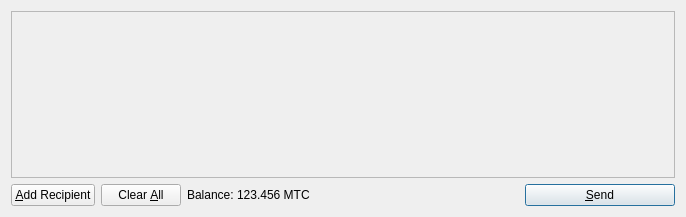
<?xml version="1.0" encoding="UTF-8"?>
<ui version="4.0">
 <class>SendCoinsDialog</class>
 <widget class="QDialog" name="SendCoinsDialog">
  <property name="geometry">
   <rect>
    <x>0</x>
    <y>0</y>
    <width>686</width>
    <height>217</height>
   </rect>
  </property>
  <property name="windowTitle">
   <string>Send Coins</string>
  </property>
  <layout class="QVBoxLayout" name="verticalLayout">
   <item>
    <widget class="QScrollArea" name="scrollArea">
     <property name="widgetResizable">
      <bool>true</bool>
     </property>
     <widget class="QWidget" name="scrollAreaWidgetContents">
      <property name="geometry">
       <rect>
        <x>0</x>
        <y>0</y>
        <width>666</width>
        <height>165</height>
       </rect>
      </property>
      <layout class="QVBoxLayout" name="verticalLayout_2">
       <property name="margin">
        <number>0</number>
       </property>
       <item>
        <layout class="QVBoxLayout" name="entries">
         <property name="spacing">
          <number>6</number>
         </property>
        </layout>
       </item>
       <item>
        <spacer name="verticalSpacer">
         <property name="orientation">
          <enum>Qt::Vertical</enum>
         </property>
         <property name="sizeHint" stdset="0">
          <size>
           <width>20</width>
           <height>40</height>
          </size>
         </property>
        </spacer>
       </item>
      </layout>
     </widget>
    </widget>
   </item>
   <item>
    <layout class="QHBoxLayout" name="horizontalLayout">
     <item>
      <widget class="QPushButton" name="addButton">
       <property name="toolTip">
        <string>Send to multiple recipients at once</string>
       </property>
       <property name="text">
        <string>&amp;Add Recipient</string>
       </property>
       <property name="icon">
        <iconset resource="../mintcoin.qrc">
         <normaloff>:/icons/add</normaloff>:/icons/add</iconset>
       </property>
       <property name="autoDefault">
        <bool>false</bool>
       </property>
      </widget>
     </item>
     <item>
      <widget class="QPushButton" name="clearButton">
       <property name="sizePolicy">
        <sizepolicy hsizetype="Minimum" vsizetype="Fixed">
         <horstretch>0</horstretch>
         <verstretch>0</verstretch>
        </sizepolicy>
       </property>
       <property name="toolTip">
        <string>Remove all transaction fields</string>
       </property>
       <property name="text">
        <string>Clear &amp;All</string>
       </property>
       <property name="icon">
        <iconset resource="../mintcoin.qrc">
         <normaloff>:/icons/remove</normaloff>:/icons/remove</iconset>
       </property>
       <property name="autoRepeatDelay">
        <number>300</number>
       </property>
       <property name="autoDefault">
        <bool>false</bool>
       </property>
      </widget>
     </item>
     <item>
      <layout class="QHBoxLayout" name="horizontalLayout_2">
       <property name="spacing">
        <number>3</number>
       </property>
       <item>
        <widget class="QLabel" name="label">
         <property name="text">
          <string>Balance:</string>
         </property>
        </widget>
       </item>
       <item>
        <widget class="QLabel" name="labelBalance">
         <property name="cursor">
          <cursorShape>IBeamCursor</cursorShape>
         </property>
         <property name="text">
          <string>123.456 MTC</string>
         </property>
         <property name="textInteractionFlags">
          <set>Qt::LinksAccessibleByMouse|Qt::TextSelectableByKeyboard|Qt::TextSelectableByMouse</set>
         </property>
        </widget>
       </item>
      </layout>
     </item>
     <item>
      <spacer name="horizontalSpacer">
       <property name="orientation">
        <enum>Qt::Horizontal</enum>
       </property>
       <property name="sizeHint" stdset="0">
        <size>
         <width>40</width>
         <height>20</height>
        </size>
       </property>
      </spacer>
     </item>
     <item>
      <widget class="QPushButton" name="sendButton">
       <property name="minimumSize">
        <size>
         <width>150</width>
         <height>0</height>
        </size>
       </property>
       <property name="toolTip">
        <string>Confirm the send action</string>
       </property>
       <property name="text">
        <string>&amp;Send</string>
       </property>
       <property name="icon">
        <iconset resource="../mintcoin.qrc">
         <normaloff>:/icons/send</normaloff>:/icons/send</iconset>
       </property>
       <property name="default">
        <bool>true</bool>
       </property>
      </widget>
     </item>
    </layout>
   </item>
  </layout>
 </widget>
 <resources>
  <include location="../mintcoin.qrc"/>
 </resources>
 <connections/>
</ui>
